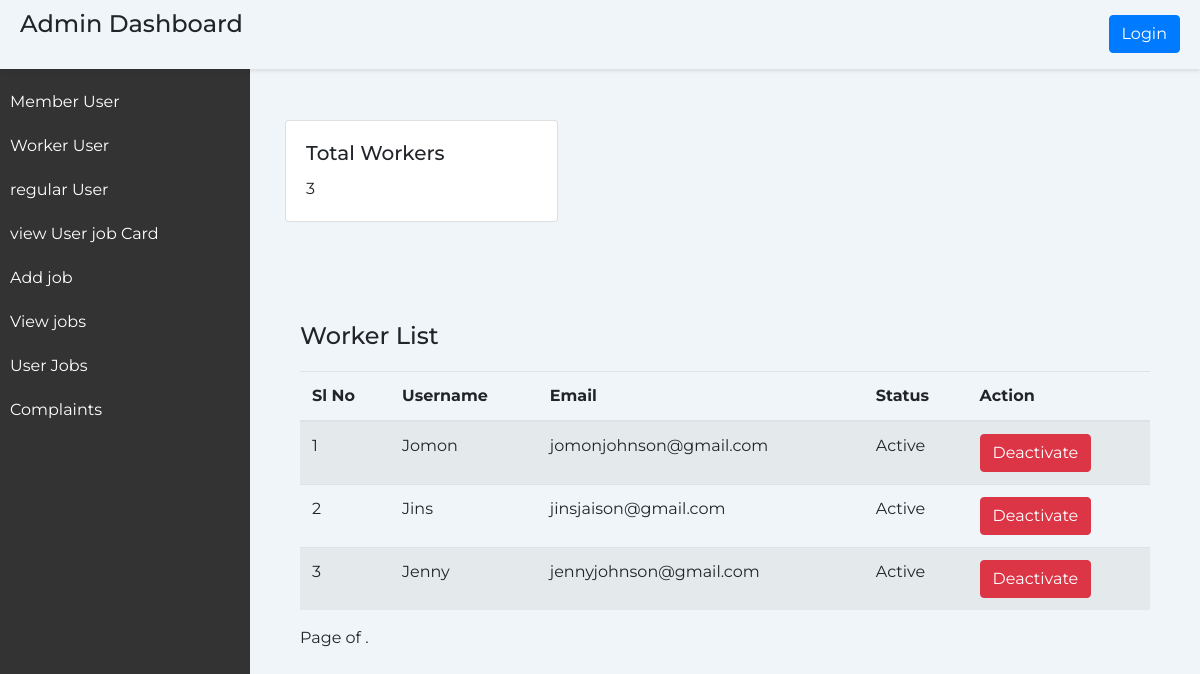
Page /worker on the committed database.
### home/models.py (models this page shows, shortened)
class CustomUser(AbstractUser):
    user_type = models.CharField(max_length=20) # Add any additional fields you need
    email=models.EmailField(unique=True)
    is_mentor = models.BooleanField(default=False)
    admin_id = models.CharField(max_length=10, blank=True, null=True)
    is_verified = models.BooleanField(default=False)
    panchayath_name = models.CharField(max_length=100, blank=True, null=True,default='')
    ward_number = models.CharField(max_length=10, blank=True, null=True,default='')
    has_edited_profile = models.BooleanField(default=False)

### home/views.py (the view)
# urls.py: path('worker',views.worker,name='worker'),
def worker(request):
    worker_users = CustomUser.objects.filter(user_type='worker')
    worker_count=worker_users.count()
    context = {
                'worker_users': worker_users,
                'worker_count':worker_count,
             }
    return render(request,'worker.html',context)

### templates/worker.html (shortened to what this page needs)
<!DOCTYPE html>
                <html lang="en">
                <head>
                    <link href="https://maxcdn.bootstrapcdn.com/bootstrap/4.5.2/css/bootstrap.min.css" rel="stylesheet">
                </head>
                <body>
                    <div class="header">
                        <h1 class="page-title">Admin Dashboard</h1>
                        {% if user.is_authenticated %}
                        <a href={% url 'logout' %} class="btn btn-primary ml-lg-3">Logout</a>
                        {% else %}
                        <a href="login.html" class="btn btn-primary ml-lg-3">Login</a>
                        {% endif %}
                     </div>
                    <div class="sidebar">
                        <ul>
                            <li><a href="member">Member User</a></li>
                            <li><a href="worker">Worker User</a></li>
                            <li><a href="user">regular User</a></li>
                            <li><a href="admin_view_job_cards">view User job Card</a></li>
                            <li><a href="add_jobs">Add job</a></li>
                            <li><a href="view_add_job">View jobs</a></li>
                            <li><a href="admin_view_user_job">User Jobs</a></li>
                            <li><a href="admin_complaints">Complaints</a></li>
                        </ul>
                    </div>
                    <div class="content">
                        <div class="container">
                            <div class="row">
                                <div class="col-md-4">
                                    <div class="card">
                                        <div class="card-body">
                                            <h5 class="card-title">Total Workers</h5>
                                            <p class="card-text">{{ worker_users.count }}</p>
                                        </div>
                                    </div>
                                </div>
                            </div>
                            <div class="container">
                                <div id="worker-list">
                                    <h2 class="page-title mt-4">Worker List</h2>
                                    <table class="table table-striped">
                                        <thead>
                                            <tr>
                                                <th>Sl No</th>
                                                <th>Username</th>
                                                <th>Email</th>
                                                <th>Status</th>
                                                <th>Action</th>
                                            </tr>
                                        </thead>
                                        <tbody>
                                            {% for user in worker_users %}
                                            <tr>
                                                <td>{{ forloop.counter }}</td>
                                                <td>{{ user.username }}</td>
                                                <td>{{ user.email }}</td>
                                                <td>
                                                    {% if user.is_active %}
                                                        Active
                                                    {% else %}
                                                        Deactivated
                                                    {% endif %}
                                                </td>
                                                <td>
                                                    {% if user.is_active %}
                                                            <form method="post" action="{% url 'deactivate_user' user.id %}">
                                                                <button type="submit" class="btn btn-danger">Deactivate</button>
                                                            </form>
                                                        {% else %}
                                                            <form method="post" action="{% url 'activate_user' user.id %}">
                                                                {% csrf_token %}
                                                                <button type="submit" class="btn btn-success">Activate</button>
                                                            </form>
                                                    {% endif %}
                                                </td>
                                            </tr>
                                            {% endfor %}
                                        </tbody>
                                    </table>
                                    <div class="pagination">
                                        <span class="step-links">
                                            <span class="current-page">
                                                Page {{ worker_users.number }} of {{ worker_users.paginator.num_pages }}.
                                            </span>
                                        </span>
                                    </div>
                                </div>
                            </div>
                </body>
                </html>

### templates/worker.html (style rules this page uses)
body { font-family: 'Montserrat', sans-serif; background-color: #f0f5f9; margin: 0; padding: 0; }
.header { background-color: #f0f5f9; padding: 10px 20px; box-shadow: 0 2px 4px rgba(0, 0, 0, 0.1); display: flex; justify-content: space-between; align-items: center; width: 100%; position: fixed; z-index: 1; }
.page-title { font-size: 24px; margin-bottom: 20px; }
.sidebar { height: 100%; width: 250px; position: fixed; top: 0; left: 0; background-color: #333; color: #fff; padding-top: 20px; margin-top: 60px; }
.sidebar ul { list-style: none; padding: 0; }
.sidebar li { padding: 10px; }
.sidebar a { color: #fff; text-decoration: none; display: block; }
.content { margin-left: 250px; padding: 20px; }
.container { margin-top: 100px; }

### rows in the picture
CustomUser: username "Jomon", email "jomonjohnson@gmail.com", is_active "Active"
CustomUser: username "Jins", email "jinsjaison@gmail.com", is_active "Active"
CustomUser: username "Jenny", email "jennyjohnson@gmail.com", is_active "Active"

### other values in the picture
{{ worker_users.count }} "3"
